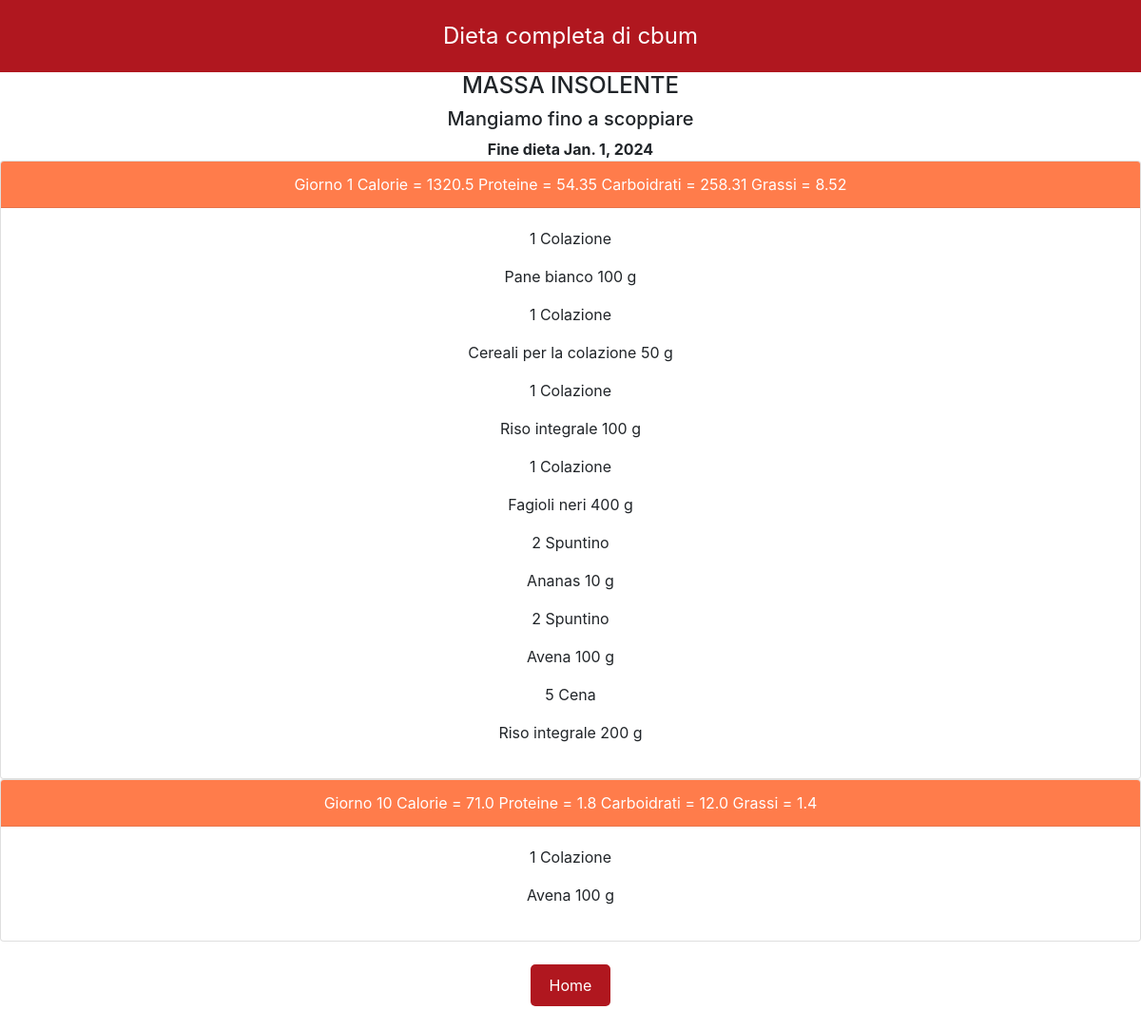
Page /diet/mostradietauser/2/ on the committed database.
### Diet/models.py (models this page shows, shortened)
class Dieta(models.Model):
    my_user = models.ForeignKey('Users.MyUser', on_delete=models.CASCADE, db_column='my_user_id')
    tipologia = models.CharField(max_length=30)
    descrizione = models.CharField(max_length=300, blank=True)
    data_inizio = models.DateField(null=True, blank=True)
    data_fine = models.DateField(null=True, blank=True)

class GiornoDieta(models.Model):
    giorno = models.IntegerField(unique=True, auto_created=True)
    dieta = models.ForeignKey(Dieta, on_delete=models.CASCADE)
    proteine = models.FloatField(default=0)
    carboidrati = models.FloatField(default=0)
    grassi = models.FloatField(default=0)
    cal = models.FloatField(default=0)
    def get_macro(self):
        return "Calorie = " + str(self.cal) + " Proteine = " + str(
            self.proteine) + " Carboidrati = " + str(self.carboidrati) + " Grassi = " + str(self.grassi)

class DettaglioGiornoAlimento(models.Model):
    alimento = models.ForeignKey(Alimento, on_delete=models.CASCADE)
    giorno = models.ForeignKey(GiornoDieta, on_delete=models.CASCADE)
    pasto = models.CharField(max_length=15, choices=SCELTA_PASTI, default='Sgarro')
    quantita = models.IntegerField(default=0)
    class Meta:
        ordering = ['pasto']

class Alimento(models.Model):
    nome = models.CharField(max_length=35, unique=True)
    proteine = models.FloatField(default=0)
    carboidrati = models.FloatField(default=0)
    grassi = models.FloatField(default=0)
    cal = models.FloatField(default=0)
    class Meta:
        verbose_name_plural = "Alimenti"
        ordering = ['nome']

### Users/models.py (models this page shows)
class MyUser(AbstractUser):
    sesso = models.CharField(max_length=10, choices=SESSO)
    peso = models.FloatField(blank=True, null=True)
    altezza = models.FloatField(blank=True, null=True)
    tipo_abbonamento = models.IntegerField(default=1)
    fine_abbonamento = models.DateField(blank=True, null=True)
    immagine_profilo = models.ImageField(upload_to="fotouser/", blank=True)
    obiettivo = models.CharField(max_length=400, blank=True, null=True)

### Diet/views.py (the view)
# urls.py: path('mostradietauser/<pk>/', MostraDietaUser.as_view(), name="mostradietauser"),
class MostraDietaUser(DetailView):
    model = Dieta
    template_name = "Diet/mostradietautente.html"
    context_object_name = "dieta"  # Nome dell'oggetto nel template
    def get_user(self):
        pk = self.kwargs.get('pk')
        my_user = MyUser.objects.get(pk=pk)
        return my_user
    def get_object(self, queryset=None):
        try:
            user = self.get_user()
            dieta = Dieta.objects.filter(my_user=user).latest('pk')
            return dieta
        except Dieta.DoesNotExist:
            print("la dieta non esiste")
            print(Exception)
    def get_context_data(self, **kwargs):
        context = super().get_context_data(**kwargs)
        dieta = self.get_object()
        dett = []
        giorni_dieta = GiornoDieta.objects.filter(dieta=dieta)
        for giorno_dieta in giorni_dieta:
            dettagli = DettaglioGiornoAlimento.objects.filter(giorno=giorno_dieta)
            dett.extend(dettagli)
        context['dettagli'] = dett
        context['giorni_dieta'] = giorni_dieta
        context['my_user'] = self.get_user()
        context['dieta'] = dieta
        return context

### Diet/templates/Diet/mostradietautente.html (shortened to what this page needs)
{% extends 'base.html' %}
{% load static %}
{% block content %}
    {% if dieta %}
        <div class="text_red"> Dieta completa di {{ dieta.my_user.username }} </div>
        <div style="text-align: center;">
            <h4> {{ dieta.tipologia.upper }}</h4>
            <h5> {{ dieta.descrizione }}</h5>
            <strong> Fine dieta {{ dieta.data_fine }}</strong>
            {% for giorno in giorni_dieta %}
                <div class="card">
                    <div class="card-header"> Giorno  {{ giorno.giorno }} {{ giorno.get_macro }} </div>
                    <div class="card-body">
                        {% for dettaglio in dettagli %}
                            {% if dettaglio.giorno == giorno %}
                                <p>{{ dettaglio.pasto }}</p>
                                <p> {{ dettaglio.alimento.nome }} {{ dettaglio.quantita }} g</p>
                            {% endif %}
                        {% endfor %}
                    </div>
                </div>
            {% endfor %}
        </div>
        <br>
        <div class="div-pulsanti">
            <a href="{% url 'home_login' %}" class="pulsante-rosso">Home </a>
        </div>
        <br>
    {% endif %}
{% endblock %}

### static/style/style.css (style rules this page uses)
.text_red { background-color: #B0171F; padding: 20px; color: white; font-size: 24px; text-align: center; }
.pulsante-rosso { background-color: #B0171F; color: white; padding: 10px 20px; border: none; border-radius: 5px; cursor: pointer; }
.div-pulsanti { display: flex; justify-content: center; align-items: center; }

### Diet/templates/Diet/mostradietautente.html (style rules this page uses)
.div-pulsanti { display: flex; justify-content: center; align-items: center; }
.card-header { background-color:#FF4500; opacity: 0.7; color: white; }

### rows in the picture
Dieta: my_user.username "cbum", tipologia "MASSA INSOLENTE", descrizione "Mangiamo fino a scoppiare", data_fine "Jan. 1, 2024"
GiornoDieta: giorno "1", get_macro "Calorie = 1320.5 Proteine = 54.35 Carboidrati = 258.31 Grassi = 8.52"
DettaglioGiornoAlimento: pasto "1 Colazione", alimento.nome "Pane bianco", quantita "100"
DettaglioGiornoAlimento: pasto "1 Colazione", alimento.nome "Cereali per la colazione", quantita "50"
DettaglioGiornoAlimento: pasto "1 Colazione", alimento.nome "Riso integrale", quantita "100"
DettaglioGiornoAlimento: pasto "1 Colazione", alimento.nome "Fagioli neri", quantita "400"
DettaglioGiornoAlimento: pasto "2 Spuntino", alimento.nome "Ananas", quantita "10"
DettaglioGiornoAlimento: pasto "2 Spuntino", alimento.nome "Avena", quantita "100"
DettaglioGiornoAlimento: pasto "5 Cena", alimento.nome "Riso integrale", quantita "200"
GiornoDieta: giorno "10", get_macro "Calorie = 71.0 Proteine = 1.8 Carboidrati = 12.0 Grassi = 1.4"
DettaglioGiornoAlimento: pasto "1 Colazione", alimento.nome "Avena", quantita "100"
